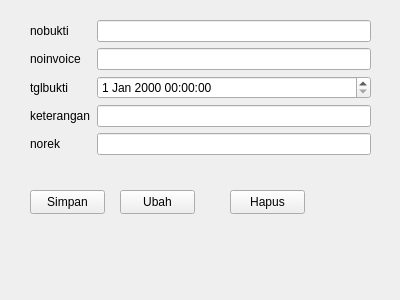
<?xml version="1.0" encoding="UTF-8"?>
<ui version="4.0">
 <class>Formbuktipembayaran</class>
 <widget class="QWidget" name="Formbuktipembayaran">
  <property name="geometry">
   <rect>
    <x>0</x>
    <y>0</y>
    <width>400</width>
    <height>300</height>
   </rect>
  </property>
  <property name="windowTitle">
   <string>Form</string>
  </property>
  <widget class="QWidget" name="formLayoutWidget">
   <property name="geometry">
    <rect>
     <x>30</x>
     <y>20</y>
     <width>341</width>
     <height>151</height>
    </rect>
   </property>
   <layout class="QFormLayout" name="formLayout">
    <item row="0" column="0">
     <widget class="QLabel" name="nobuktiLabel">
      <property name="text">
       <string>nobukti</string>
      </property>
     </widget>
    </item>
    <item row="0" column="1">
     <widget class="QLineEdit" name="nobuktiLineEdit"/>
    </item>
    <item row="1" column="0">
     <widget class="QLabel" name="noinvoiceLabel">
      <property name="text">
       <string>noinvoice</string>
      </property>
     </widget>
    </item>
    <item row="1" column="1">
     <widget class="QLineEdit" name="noinvoiceLineEdit"/>
    </item>
    <item row="2" column="0">
     <widget class="QLabel" name="tglbuktiLabel">
      <property name="text">
       <string>tglbukti</string>
      </property>
     </widget>
    </item>
    <item row="2" column="1">
     <widget class="QDateTimeEdit" name="tglbuktiDateTimeEdit"/>
    </item>
    <item row="3" column="0">
     <widget class="QLabel" name="keteranganLabel">
      <property name="text">
       <string>keterangan</string>
      </property>
     </widget>
    </item>
    <item row="3" column="1">
     <widget class="QLineEdit" name="keteranganLineEdit"/>
    </item>
    <item row="4" column="0">
     <widget class="QLabel" name="norekLabel">
      <property name="text">
       <string>norek</string>
      </property>
     </widget>
    </item>
    <item row="4" column="1">
     <widget class="QLineEdit" name="norekLineEdit"/>
    </item>
   </layout>
  </widget>
  <widget class="QPushButton" name="pushButton">
   <property name="geometry">
    <rect>
     <x>30</x>
     <y>190</y>
     <width>75</width>
     <height>24</height>
    </rect>
   </property>
   <property name="text">
    <string>Simpan</string>
   </property>
  </widget>
  <widget class="QPushButton" name="pushButton_2">
   <property name="geometry">
    <rect>
     <x>120</x>
     <y>190</y>
     <width>75</width>
     <height>24</height>
    </rect>
   </property>
   <property name="text">
    <string>Ubah</string>
   </property>
  </widget>
  <widget class="QPushButton" name="pushButton_3">
   <property name="geometry">
    <rect>
     <x>230</x>
     <y>190</y>
     <width>75</width>
     <height>24</height>
    </rect>
   </property>
   <property name="text">
    <string>Hapus</string>
   </property>
  </widget>
 </widget>
 <resources/>
 <connections/>
</ui>
